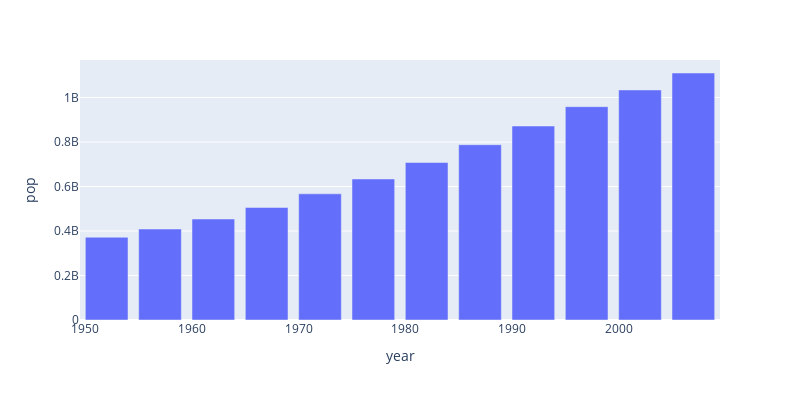

Notebook cell for this chart:
### Code cell
data_india = px.data.gapminder().query("country == 'India'") # selecting only India
fig = px.bar(data_india, x='year', y='pop', width=800,height=400)# defining x and y axis # using plotly
fig.show()


# more interactive than seaborn

### Figure 1 — Plotly figure (JSON) as saved in the notebook; plotly's stock layout.template omitted (floating-point values rounded to 4 significant figures)
{"data": [{"alignmentgroup": "True", "hovertemplate": "year=%{x}<br>pop=%{y}<extra></extra>", "legendgroup": "", "marker": {"color": "#636efa", "pattern": {"shape": ""}}, "name": "", "offsetgroup": "", "orientation": "v", "showlegend": false, "textposition": "auto", "type": "bar", "x": [1952, 1957, 1962, 1967, 1972, 1977, 1982, 1987, 1992, 1997, 2002, 2007], "xaxis": "x", "y": [372000000, 409000000, 454000000, 506000000, 567000000, 634000000, 708000000, 788000000, 872000000, 959000000, 1034172547, 1110396331], "yaxis": "y"}], "layout": {"barmode": "relative", "height": 400, "legend": {"tracegroupgap": 0}, "margin": {"t": 60}, "width": 800, "xaxis": {"anchor": "y", "domain": [0, 1], "title": {"text": "year"}}, "yaxis": {"anchor": "x", "domain": [0, 1], "title": {"text": "pop"}}}}
